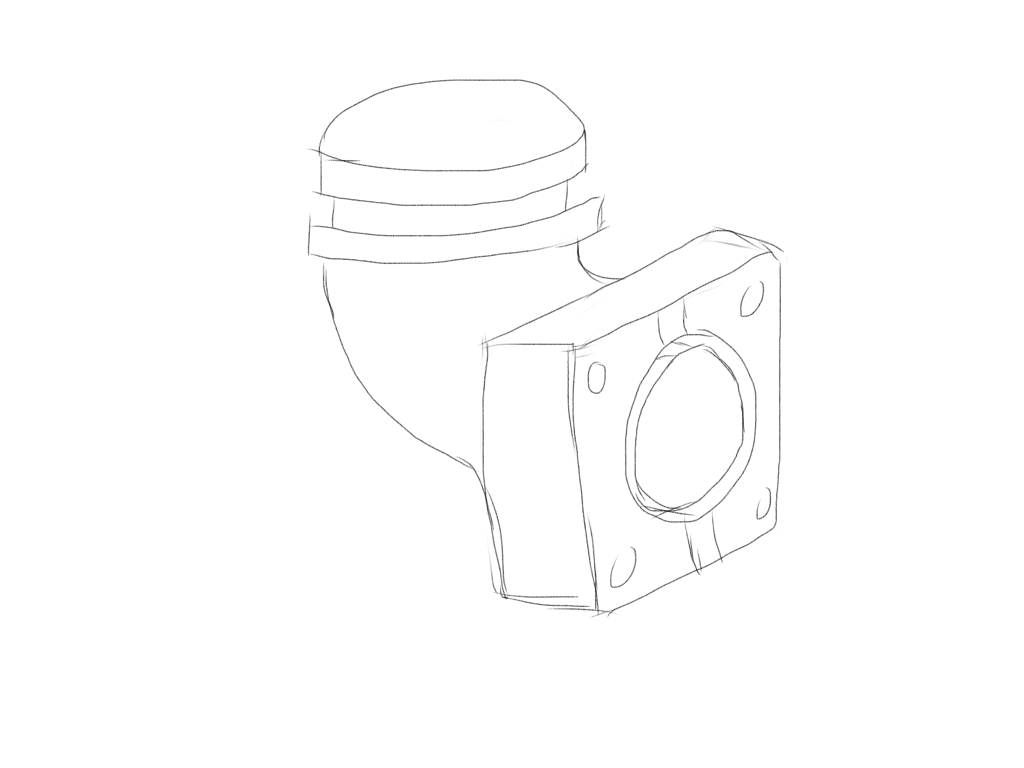
#> input picture data/CAD_dataset/Dataset_B/ESB_Sketches/90 degree elbows/012_1.png, 2048 x 1536 px (shown at 1/2 size)
$ python -i topo_graph.py   (imports and definitions only)
#> lines starting #> are read from the running program, lines starting #| are printed output that depends on the picture; after the words box and inside, x2 and y2 are one past the last pixel; in counts of white or black regions, pixels touching at a corner belong together
#> further down, picture is the input picture: shape (1536, 2048, 3); min 13, max 255, mean 253.6
from collections import deque

import networkx as nx
import numpy as np
from skimage.filters import threshold_otsu
from skimage.morphology import dilation, disk, erosion, remove_small_holes, skeletonize


def image_to_skeleton(img):
    img = img[:, :, 0]

    t = threshold_otsu(img)
#> t = 195
    img_binary = img < t
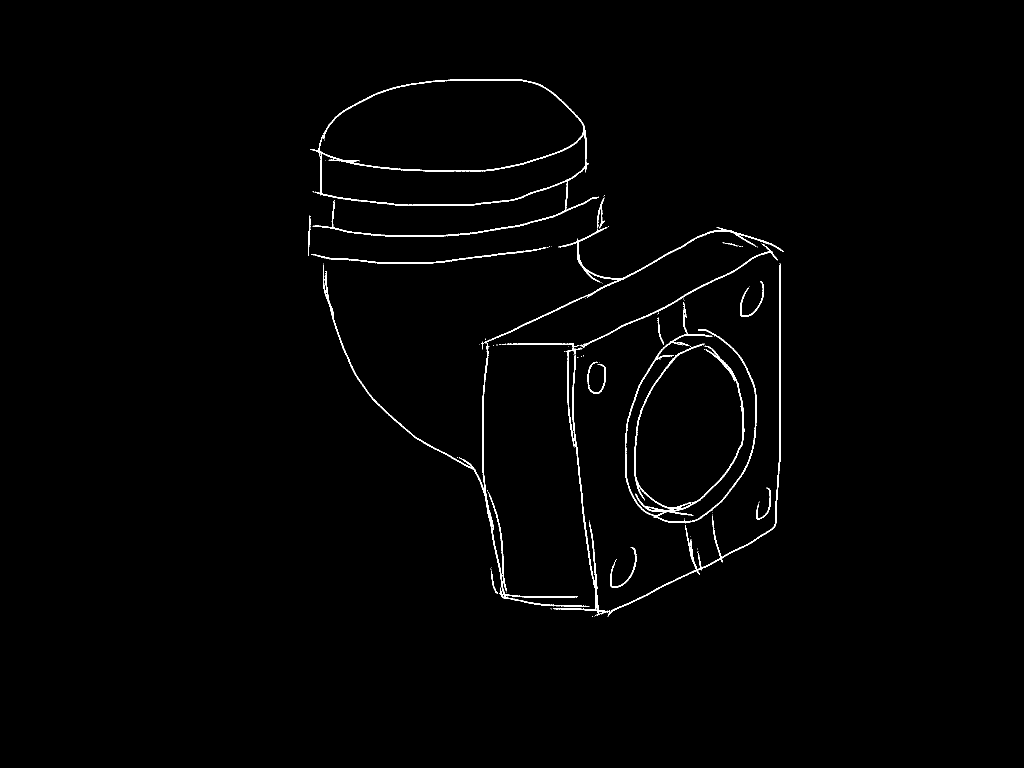
#> img_binary: shape (1536, 2048) bool (shown at 1/2 size); 1% white in thin lines or dots, all inside (x1, y1, x2, y2) = (616, 159, 1567, 1234)

    thicknesses = np.zeros_like(img_binary, dtype=int)

    c = 1
    max_line_width_detection = img_binary.copy()
    while np.sum(max_line_width_detection) > 0:
        # iterate the erosion
        tmp = erosion(max_line_width_detection, disk(1))
        # find the difference
        diff = max_line_width_detection ^ tmp > 0
        thicknesses[diff] = c
        max_line_width_detection = tmp
        c += 1
#> this loop made 4 passes
#> pass 1, in image_to_skeleton, `tmp = erosion(max_line_width_detection, disk(1))`:
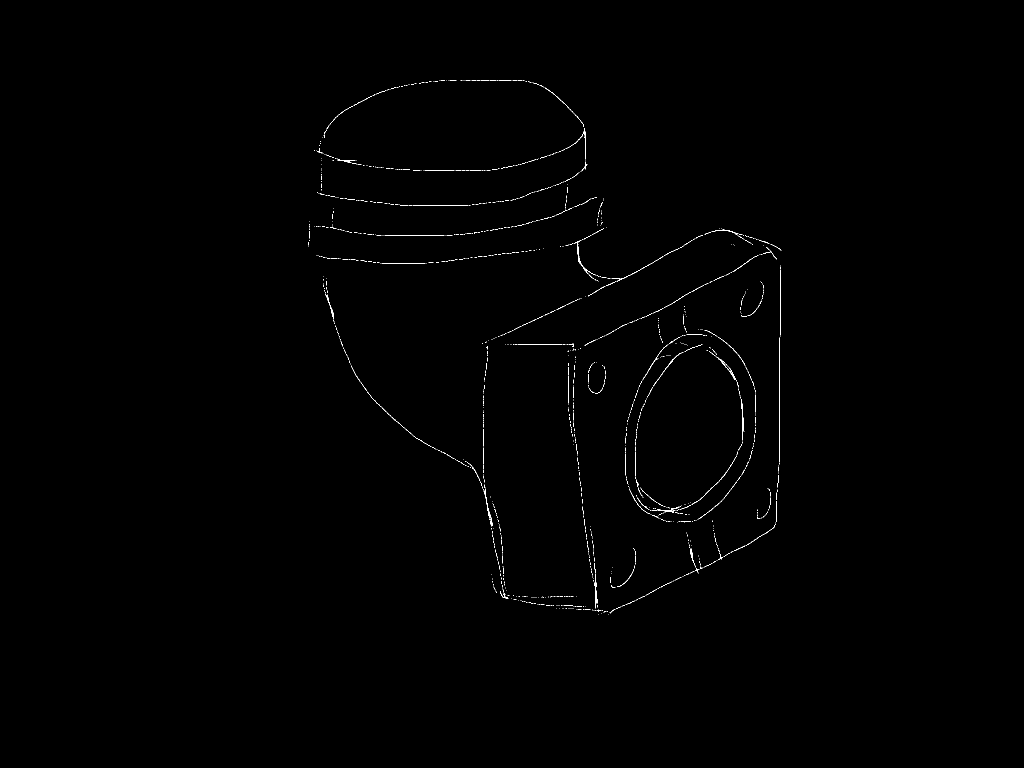
#> tmp: shape (1536, 2048) bool (shown at 1/2 size); 0.33% white in thin lines or dots, all inside (x1, y1, x2, y2) = (617, 160, 1563, 1230)
#> after the loop: max_line_width_detection: shape (1536, 2048) bool; every value is 0
#> after the loop:
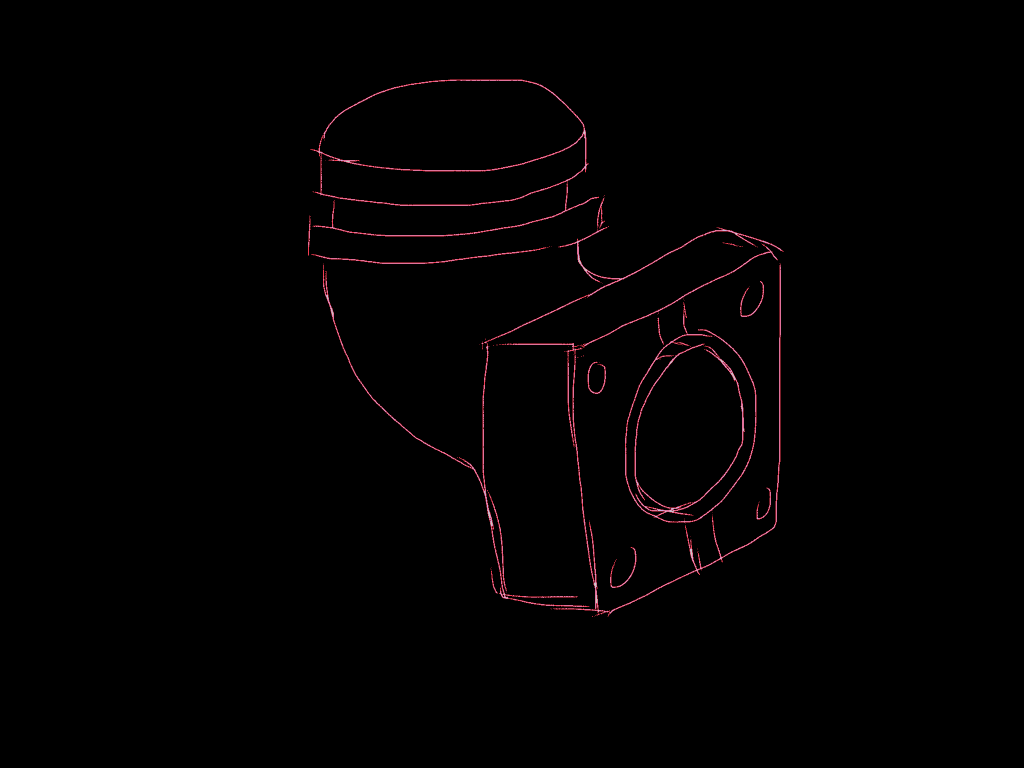
#> thicknesses: shape (1536, 2048) int64 (shown at 1/2 size); 5 distinct labels, from 0 to 4; one colour per label, 0 black
#> after the loop, c = 5

    img_binary = dilation(img_binary, disk(np.sqrt(c)))
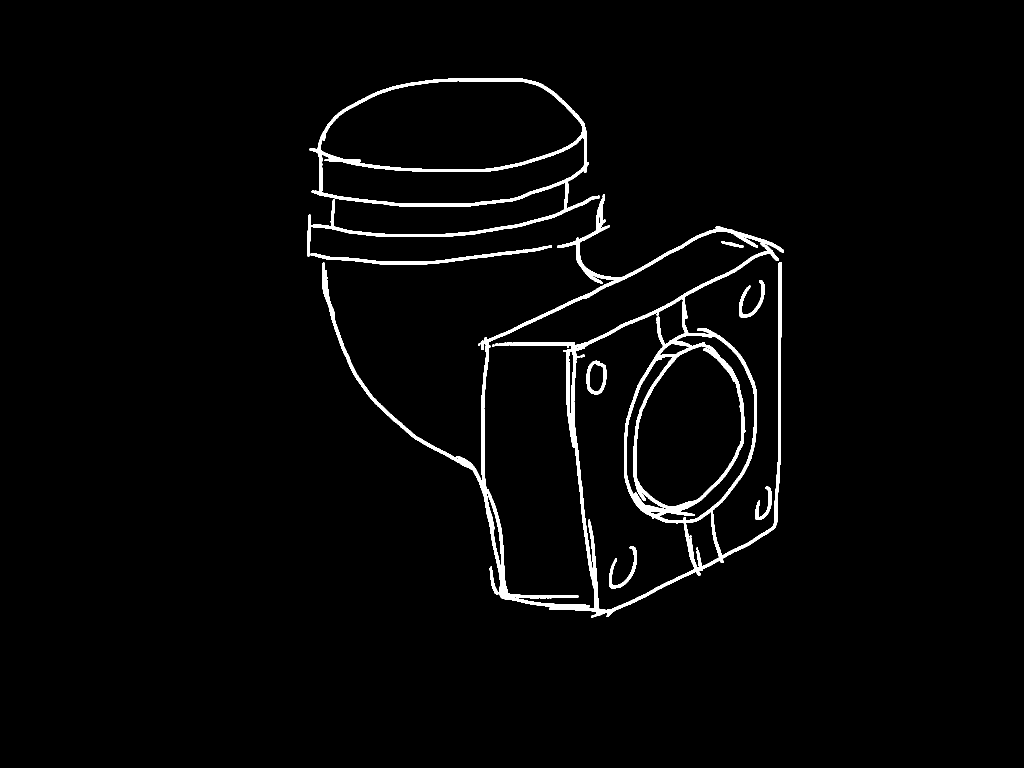
#> img_binary: shape (1536, 2048) bool (shown at 1/2 size); 2.4% white; 14 white regions (5 under 20 px), largest, box (x1, y1, x2, y2) and area: (644, 388, 1568, 1235) 51261, (614, 157, 1199, 513) 16891, (621, 491, 1104, 529) 2898
    img_binary = remove_small_holes(img_binary)
#> img_binary: shape (1536, 2048) bool; 2.4% white; 14 white regions (5 under 20 px), largest, box (x1, y1, x2, y2) and area: (644, 388, 1568, 1235) 51434, (614, 157, 1199, 513) 16891, (621, 491, 1104, 529) 2898
    skeleton = skeletonize(img_binary, method="zhang")
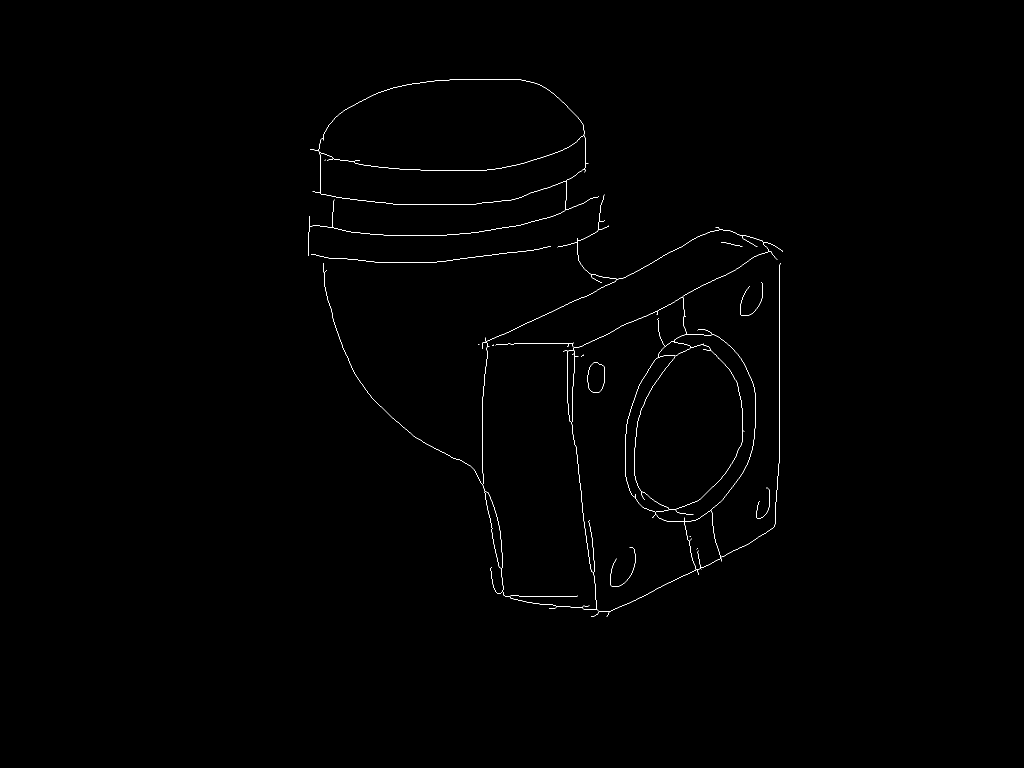
#> skeleton: shape (1536, 2048) bool (shown at 1/2 size); 0.35% white in thin lines or dots, all inside (x1, y1, x2, y2) = (616, 159, 1565, 1234)

    return skeleton, thicknesses


# [271 lines left out: functions extract_topology_from_skeleton, pixel_graphe, create_clusters, merge_clusters_nodes, fusion_clusters_in_graph, extract_simple_topology_from_skeleton, not called in this run]

>>> import cv2
>>> picture = cv2.imread('../../data/CAD_dataset/Dataset_B/ESB_Sketches/90 degree elbows/012_1.png')
>>> result = image_to_skeleton(picture)

$ run again, on data/CAD_dataset/Dataset_B/ESB_Sketches/90 degree elbows/014_1.png
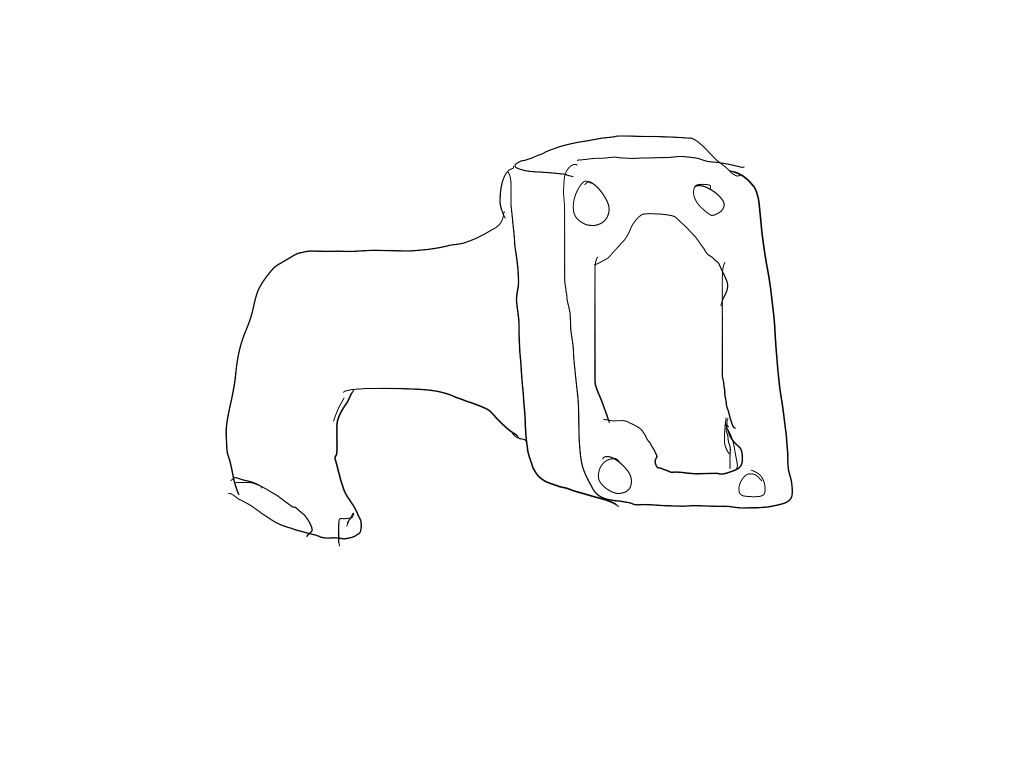
#> input picture data/CAD_dataset/Dataset_B/ESB_Sketches/90 degree elbows/014_1.png, 2048 x 1536 px (shown at 1/2 size)
#> picture is the input picture: shape (1536, 2048, 3); min 0, max 255, mean 253.2
#> t = 137
#> in image_to_skeleton, `img_binary = img < t`:
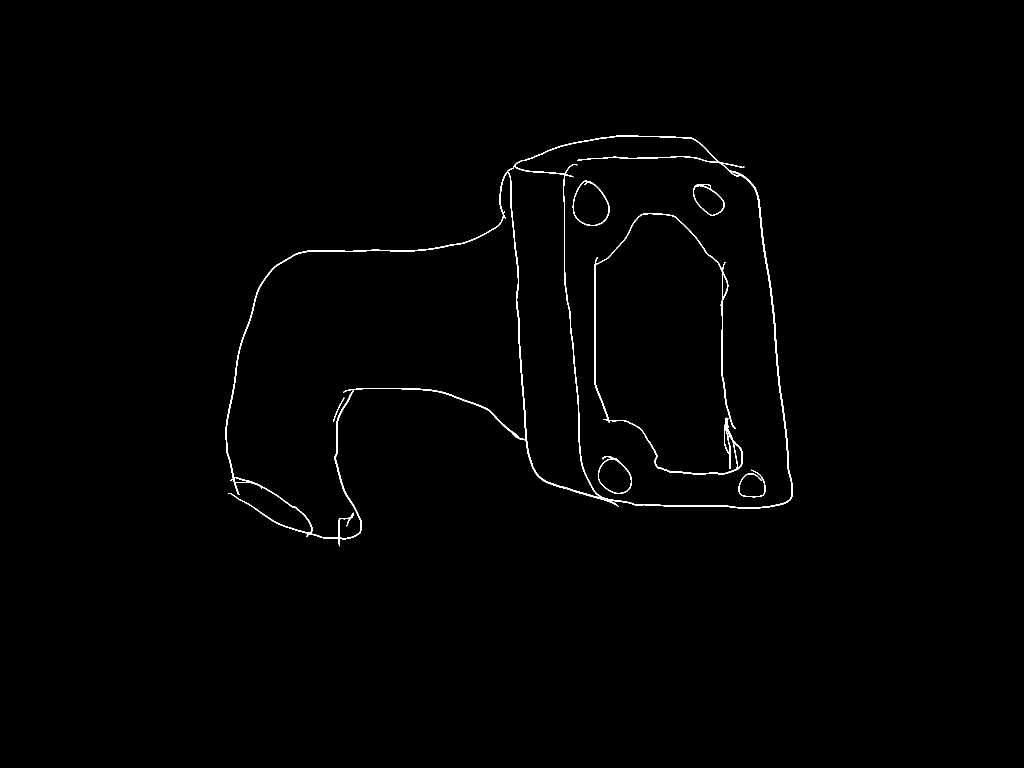
#> img_binary: shape (1536, 2048) bool (shown at 1/2 size); 0.69% white in thin lines or dots, all inside (x1, y1, x2, y2) = (451, 271, 1586, 1093)
#> the loop in image_to_skeleton, `while np.sum(max_line_width_detection) > 0:` made 4 passes
#> after the loop in image_to_skeleton, `while np.sum(max_line_width_detection) > 0:`: c = 5
#> in image_to_skeleton, `skeleton = skeletonize(img_binary, method="zhang")`:
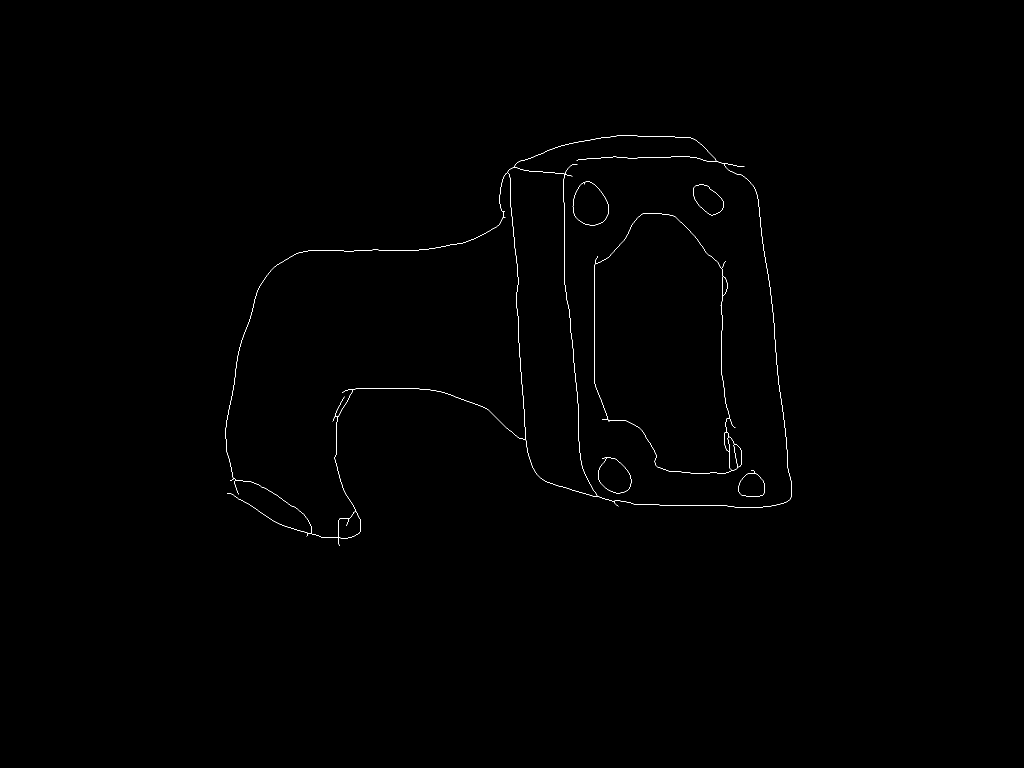
#> skeleton: shape (1536, 2048) bool (shown at 1/2 size); 0.25% white in thin lines or dots, all inside (x1, y1, x2, y2) = (451, 271, 1584, 1092)

$ run again, on data/CAD_dataset/Dataset_B/ESB_Sketches/90 degree elbows/020_1.png
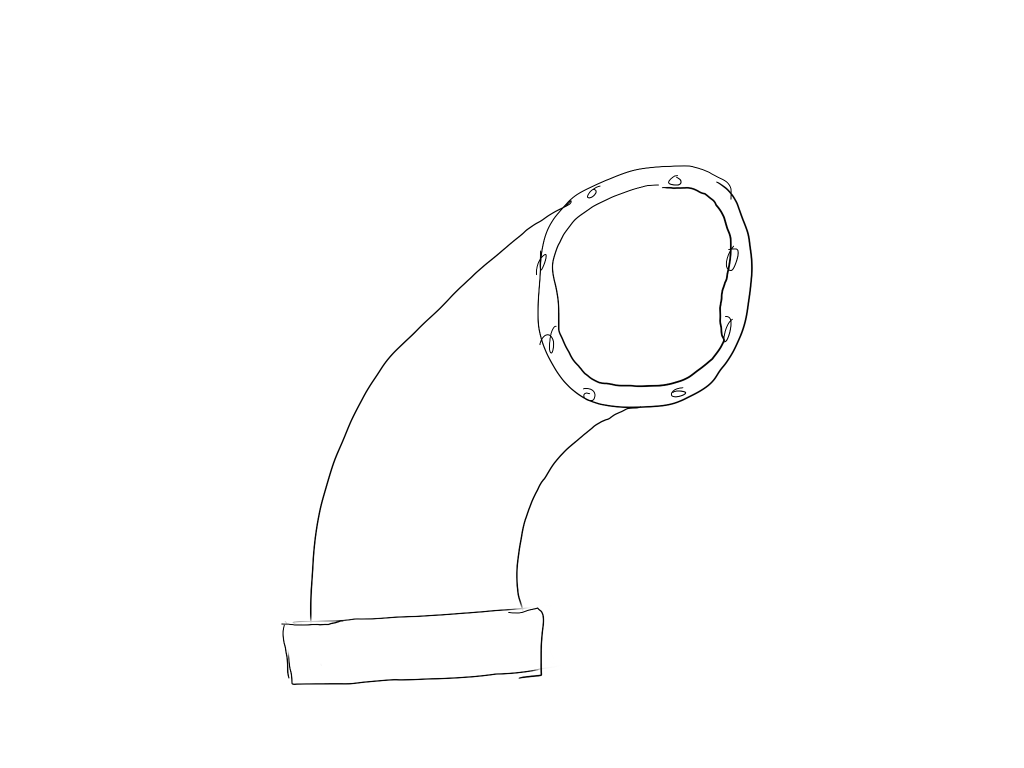
#> input picture data/CAD_dataset/Dataset_B/ESB_Sketches/90 degree elbows/020_1.png, 2048 x 1536 px (shown at 1/2 size)
#> picture is the input picture: shape (1536, 2048, 3); min 0, max 255, mean 253.6
#> t = 137
#> in image_to_skeleton, `img_binary = img < t`:
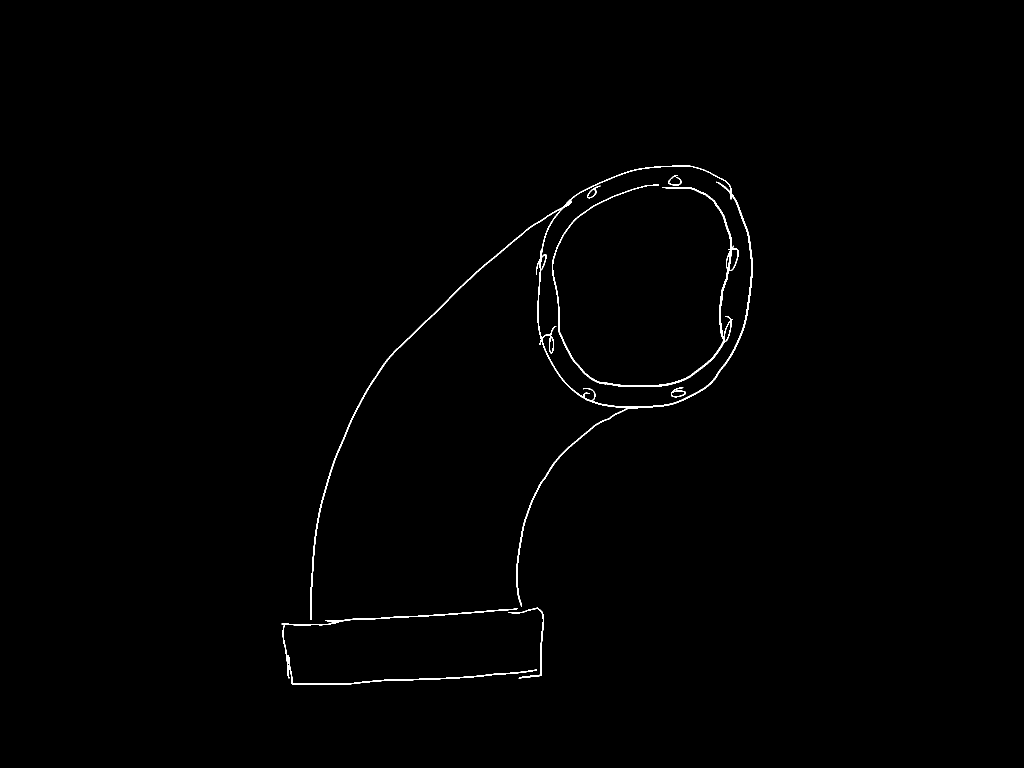
#> img_binary: shape (1536, 2048) bool (shown at 1/2 size); 0.54% white in thin lines or dots, all inside (x1, y1, x2, y2) = (563, 331, 1506, 1370)
#> the loop in image_to_skeleton, `while np.sum(max_line_width_detection) > 0:` made 4 passes
#> after the loop in image_to_skeleton, `while np.sum(max_line_width_detection) > 0:`: c = 5
#> in image_to_skeleton, `skeleton = skeletonize(img_binary, method="zhang")`:
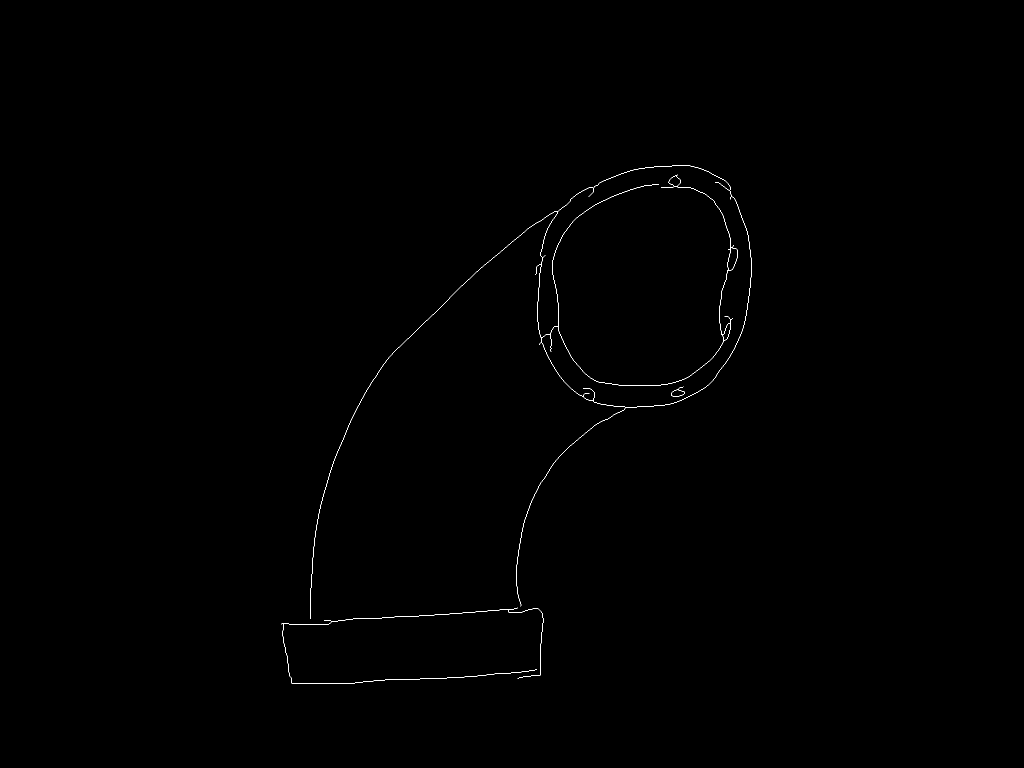
#> skeleton: shape (1536, 2048) bool (shown at 1/2 size); 0.18% white in thin lines or dots, all inside (x1, y1, x2, y2) = (562, 331, 1504, 1368)
